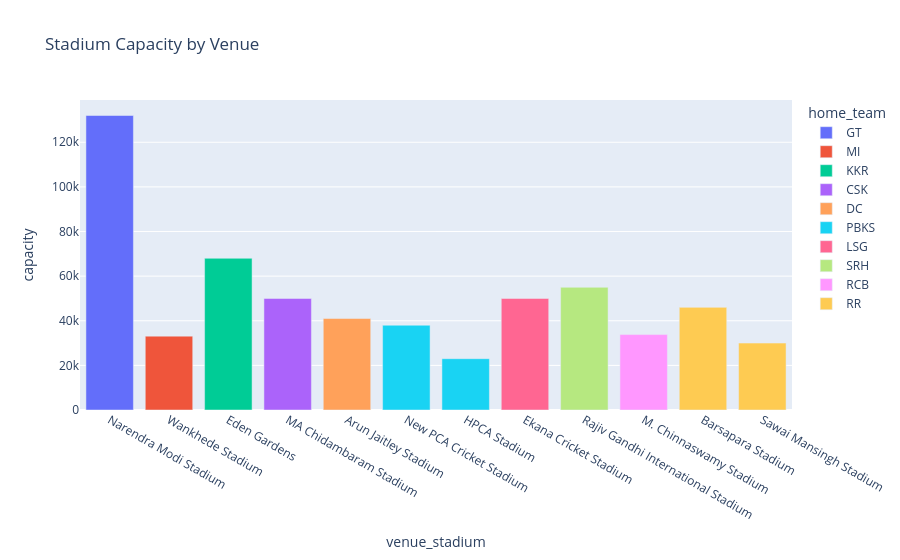

The notebook cell saved with this chart:
### Code cell
#  Bar: Stadium Capacity by Venue
fig = px.bar(df, x="venue_stadium", y="capacity", color="home_team",title="Stadium Capacity by Venue")
fig.show()

### Figure 1 — Plotly figure (JSON) as saved in the notebook; plotly's stock layout.template omitted (floating-point values rounded to 4 significant figures)
{"data": [{"hovertemplate": "home_team=GT<br>venue_stadium=%{x}<br>capacity=%{y}<extra></extra>", "legendgroup": "GT", "marker": {"color": "#636efa", "pattern": {"shape": ""}}, "name": "GT", "orientation": "v", "showlegend": true, "textposition": "auto", "type": "bar", "x": ["Narendra Modi Stadium"], "xaxis": "x", "y": [132000], "yaxis": "y"}, {"hovertemplate": "home_team=MI<br>venue_stadium=%{x}<br>capacity=%{y}<extra></extra>", "legendgroup": "MI", "marker": {"color": "#EF553B", "pattern": {"shape": ""}}, "name": "MI", "orientation": "v", "showlegend": true, "textposition": "auto", "type": "bar", "x": ["Wankhede Stadium"], "xaxis": "x", "y": [33108], "yaxis": "y"}, {"hovertemplate": "home_team=KKR<br>venue_stadium=%{x}<br>capacity=%{y}<extra></extra>", "legendgroup": "KKR", "marker": {"color": "#00cc96", "pattern": {"shape": ""}}, "name": "KKR", "orientation": "v", "showlegend": true, "textposition": "auto", "type": "bar", "x": ["Eden Gardens"], "xaxis": "x", "y": [68000], "yaxis": "y"}, {"hovertemplate": "home_team=CSK<br>venue_stadium=%{x}<br>capacity=%{y}<extra></extra>", "legendgroup": "CSK", "marker": {"color": "#ab63fa", "pattern": {"shape": ""}}, "name": "CSK", "orientation": "v", "showlegend": true, "textposition": "auto", "type": "bar", "x": ["MA Chidambaram Stadium"], "xaxis": "x", "y": [50000], "yaxis": "y"}, {"hovertemplate": "home_team=DC<br>venue_stadium=%{x}<br>capacity=%{y}<extra></extra>", "legendgroup": "DC", "marker": {"color": "#FFA15A", "pattern": {"shape": ""}}, "name": "DC", "orientation": "v", "showlegend": true, "textposition": "auto", "type": "bar", "x": ["Arun Jaitley Stadium"], "xaxis": "x", "y": [41000], "yaxis": "y"}, {"hovertemplate": "home_team=PBKS<br>venue_stadium=%{x}<br>capacity=%{y}<extra></extra>", "legendgroup": "PBKS", "marker": {"color": "#19d3f3", "pattern": {"shape": ""}}, "name": "PBKS", "orientation": "v", "showlegend": true, "textposition": "auto", "type": "bar", "x": ["New PCA Cricket Stadium", "HPCA Stadium"], "xaxis": "x", "y": [38000, 23000], "yaxis": "y"}, {"hovertemplate": "home_team=LSG<br>venue_stadium=%{x}<br>capacity=%{y}<extra></extra>", "legendgroup": "LSG", "marker": {"color": "#FF6692", "pattern": {"shape": ""}}, "name": "LSG", "orientation": "v", "showlegend": true, "textposition": "auto", "type": "bar", "x": ["Ekana Cricket Stadium"], "xaxis": "x", "y": [50000], "yaxis": "y"}, {"hovertemplate": "home_team=SRH<br>venue_stadium=%{x}<br>capacity=%{y}<extra></extra>", "legendgroup": "SRH", "marker": {"color": "#B6E880", "pattern": {"shape": ""}}, "name": "SRH", "orientation": "v", "showlegend": true, "textposition": "auto", "type": "bar", "x": ["Rajiv Gandhi International Stadium"], "xaxis": "x", "y": [55000], "yaxis": "y"}, {"hovertemplate": "home_team=RCB<br>venue_stadium=%{x}<br>capacity=%{y}<extra></extra>", "legendgroup": "RCB", "marker": {"color": "#FF97FF", "pattern": {"shape": ""}}, "name": "RCB", "orientation": "v", "showlegend": true, "textposition": "auto", "type": "bar", "x": ["M. Chinnaswamy Stadium"], "xaxis": "x", "y": [33800], "yaxis": "y"}, {"hovertemplate": "home_team=RR<br>venue_stadium=%{x}<br>capacity=%{y}<extra></extra>", "legendgroup": "RR", "marker": {"color": "#FECB52", "pattern": {"shape": ""}}, "name": "RR", "orientation": "v", "showlegend": true, "textposition": "auto", "type": "bar", "x": ["Barsapara Stadium", "Sawai Mansingh Stadium"], "xaxis": "x", "y": [46000, 30000], "yaxis": "y"}], "layout": {"barmode": "relative", "legend": {"title": {"text": "home_team"}, "tracegroupgap": 0}, "title": {"text": "Stadium Capacity by Venue"}, "xaxis": {"anchor": "y", "domain": [0, 1], "title": {"text": "venue_stadium"}}, "yaxis": {"anchor": "x", "domain": [0, 1], "title": {"text": "capacity"}}}}
